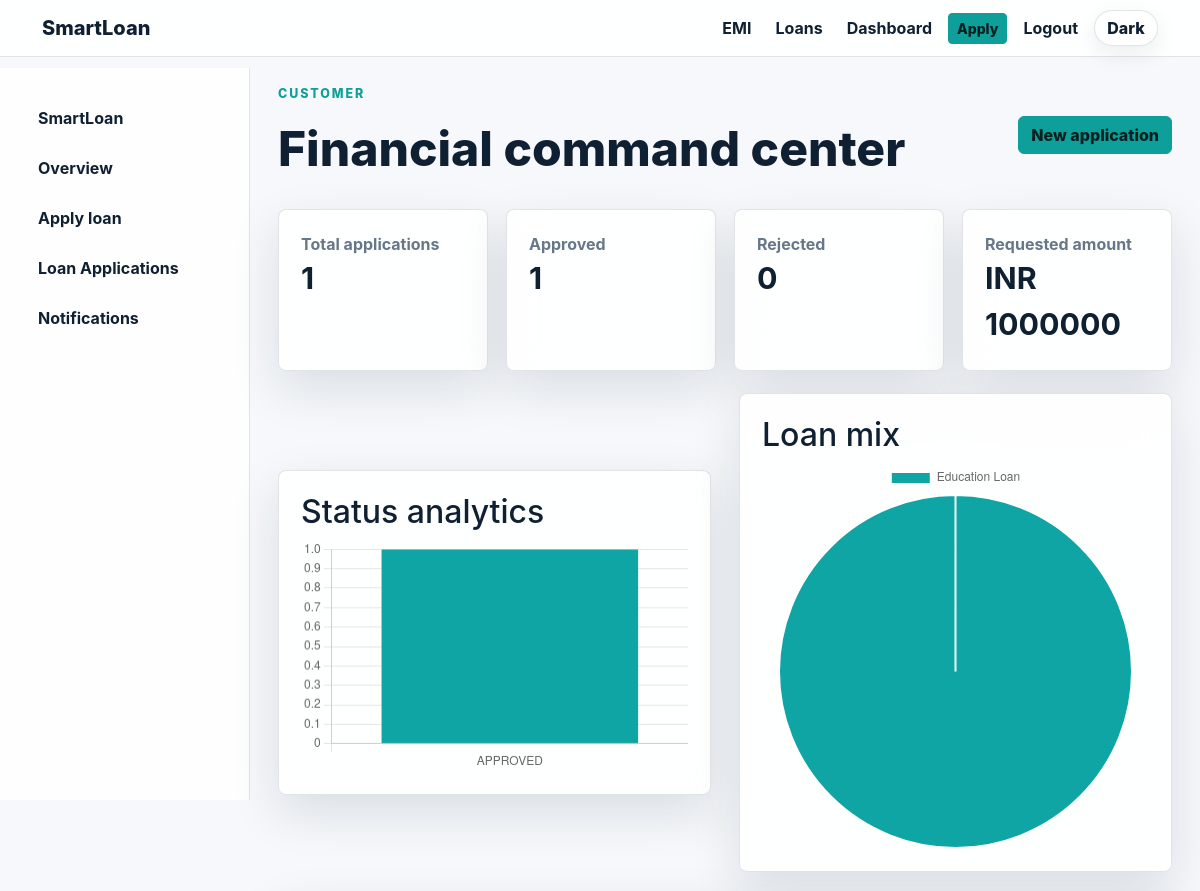
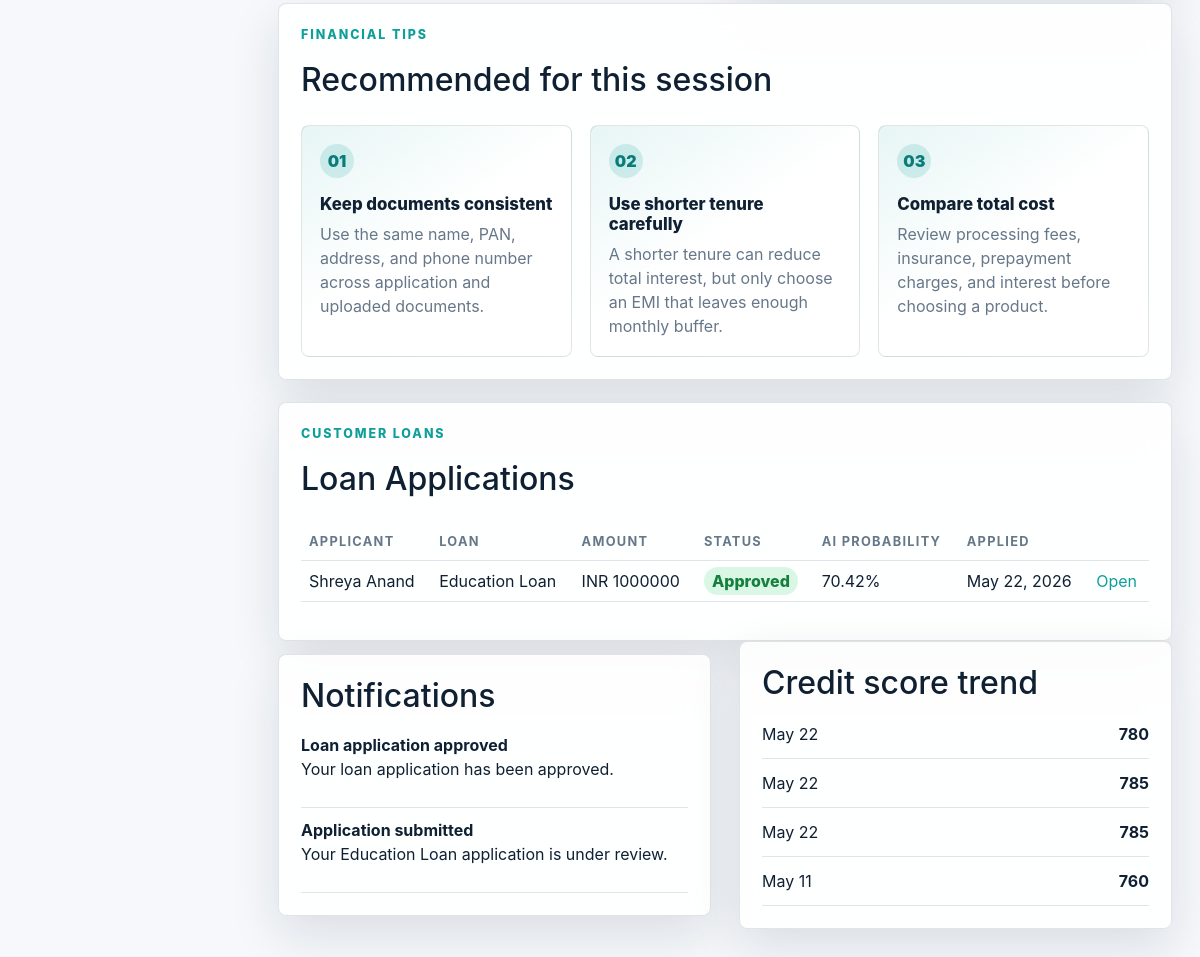
Page /dashboard/ (signed in) on the committed database (2 pictures, top to bottom).
### api/models.py (models this page shows, shortened)
class User(AbstractUser):
    class Role(models.TextChoices):
        CUSTOMER = "CUSTOMER", "Customer"
        LOAN_OFFICER = "LOAN_OFFICER", "Loan Officer"
    role = models.CharField(max_length=20, choices=Role.choices, default=Role.CUSTOMER)
    phone = models.CharField(max_length=15, blank=True)
    address = models.TextField(blank=True)
    pan_number = models.CharField(max_length=10, blank=True)
    aadhaar_number = models.CharField(max_length=12, blank=True)

class LoanApplication(models.Model):
    class Status(models.TextChoices):
        DRAFT = "DRAFT", "Draft"
        SUBMITTED = "SUBMITTED", "Submitted"
        UNDER_REVIEW = "UNDER_REVIEW", "Under Review"
        APPROVED = "APPROVED", "Approved"
        REJECTED = "REJECTED", "Rejected"
        DISBURSED = "DISBURSED", "Disbursed"
        CLOSED = "CLOSED", "Closed"
    class EmploymentType(models.TextChoices):
        SALARIED = "SALARIED", "Salaried"
        SELF_EMPLOYED = "SELF_EMPLOYED", "Self employed"
        STUDENT = "STUDENT", "Student"
        BUSINESS = "BUSINESS", "Business"
        UNEMPLOYED = "UNEMPLOYED", "Unemployed"
    applicant = models.ForeignKey(User, on_delete=models.CASCADE, related_name="loan_applications")
    loan_type = models.ForeignKey(LoanType, on_delete=models.PROTECT, related_name="applications")
    full_name = models.CharField(max_length=150)
    email = models.EmailField()
    phone = models.CharField(max_length=15)
    pan_number = models.CharField(
        max_length=10,
        validators=[RegexValidator(r"^[A-Z]{5}[0-9]{4}[A-Z]$", "Enter a valid PAN number.")],
    )
    aadhaar_number = models.CharField(
        max_length=12,
        validators=[RegexValidator(r"^[0-9]{12}$", "Enter a valid Aadhaar number.")],
    )
    address = models.TextField()
    salary = models.DecimalField(max_digits=12, decimal_places=2, validators=[MinValueValidator(Decimal("0"))])
    employment_type = models.CharField(max_length=20, choices=EmploymentType.choices)
    existing_loans = models.DecimalField(max_digits=12, decimal_places=2, default=0)
    cibil_score = models.PositiveIntegerField(validators=[MinValueValidator(300), MaxValueValidator(900)])
    loan_amount = models.DecimalField(max_digits=12, decimal_places=2, validators=[MinValueValidator(Decimal("10000"))])
    loan_duration_months = models.PositiveIntegerField(validators=[MinValueValidator(6), MaxValueValidator(360)])
    purpose = models.TextField()
    status = models.CharField(max_length=20, choices=Status.choices, default=Status.SUBMITTED)
    prediction_label = models.CharField(max_length=20, blank=True)
    approval_probability = models.FloatField(default=0)
    risk_score = models.PositiveIntegerField(default=0)
    risk_level = models.CharField(max_length=20, blank=True)
    rejection_reason = models.TextField(blank=True)
    officer_remarks = models.TextField(blank=True)
    reviewed_by = models.ForeignKey(User, null=True, blank=True, on_delete=models.SET_NULL, related_name="reviewed_applications")
    reviewed_at = models.DateTimeField(null=True, blank=True)
    created_at = models.DateTimeField(auto_now_add=True)
    updated_at = models.DateTimeField(auto_now=True)
    class Meta:
        ordering = ["-created_at"]

class LoanType(models.Model):
    name = models.CharField(max_length=80, unique=True)
    min_amount = models.DecimalField(max_digits=12, decimal_places=2, default=50000)
    max_amount = models.DecimalField(max_digits=12, decimal_places=2, default=5000000)
    base_interest_rate = models.DecimalField(max_digits=5, decimal_places=2, default=10.50)
    max_duration_months = models.PositiveIntegerField(default=84)
    description = models.TextField(blank=True)

class Notification(models.Model):
    class Channel(models.TextChoices):
        IN_APP = "IN_APP", "In app"
        EMAIL = "EMAIL", "Email"
    user = models.ForeignKey(User, on_delete=models.CASCADE, related_name="notifications")
    title = models.CharField(max_length=160)
    message = models.TextField()
    channel = models.CharField(max_length=20, choices=Channel.choices, default=Channel.IN_APP)
    is_read = models.BooleanField(default=False)
    created_at = models.DateTimeField(auto_now_add=True)
    class Meta:
        ordering = ["-created_at"]

class CreditScore(models.Model):
    user = models.ForeignKey(User, on_delete=models.CASCADE, related_name="credit_scores")
    score = models.PositiveIntegerField(validators=[MinValueValidator(300), MaxValueValidator(900)])
    source = models.CharField(max_length=80, default="Self reported")
    checked_at = models.DateTimeField(default=timezone.now)
    class Meta:
        ordering = ["-checked_at"]

### api/views.py (the view)
# urls.py: path("dashboard/", views.dashboard_view, name="dashboard"),
@login_required
def dashboard_view(request):
    seed_loan_types()
    is_officer = request.user.role == User.Role.LOAN_OFFICER
    applications = LoanApplication.objects.select_related("loan_type", "applicant")
    if not is_officer:
        applications = applications.filter(applicant=request.user)
    notifications = request.user.notifications.all()[:8]
    context = {
        "is_officer_dashboard": is_officer,
        "metrics": dashboard_metrics(request.user),
        "applications": applications[: 25 if is_officer else 12],
        "notifications": notifications,
        "credit_scores": request.user.credit_scores.all()[:6],
        "status_counts": list(
            applications.values("status").annotate(count=Count("id"))
        ),
        "type_counts": list(
            applications.values("loan_type__name").annotate(count=Count("id"))
        ),
        "financial_tips": [] if is_officer else session_financial_tips(request),
    }
    return render(request, "dashboard.html", context)

### api/services.py (called while the page is built)
def seed_loan_types():
    defaults = [
        ("Personal Loan", 50000, 2500000, 11.5, 84),
        ("Home Loan", 500000, 20000000, 8.75, 360),
        ("Education Loan", 50000, 7500000, 9.25, 180),
        ("Business Loan", 100000, 10000000, 13.0, 120),
        ("Vehicle Loan", 50000, 3000000, 9.8, 96),
    ]
    for name, min_amount, max_amount, rate, months in defaults:
        LoanType.objects.get_or_create(
            name=name,
            defaults={
                "min_amount": min_amount,
                "max_amount": max_amount,
                "base_interest_rate": rate,
                "max_duration_months": months,
                "description": f"SmartLoan {name.lower()} with AI-assisted eligibility checks.",
            },
        )

def session_financial_tips(request, count=3):
    tips = sample(FINANCIAL_TIPS, k=min(count, len(FINANCIAL_TIPS)))
    request.session["financial_tips"] = tips
    request.session.modified = True
    return tips

def dashboard_metrics(user):
    qs = LoanApplication.objects.all()
    if user.role == "CUSTOMER":
        qs = qs.filter(applicant=user)
    return {
        "total": qs.count(),
        "approved": qs.filter(status=LoanApplication.Status.APPROVED).count(),
        "rejected": qs.filter(status=LoanApplication.Status.REJECTED).count(),
        "requested_amount": qs.aggregate(total=Sum("loan_amount"))["total"] or 0,
        "by_status": list(qs.values("status").annotate(count=Count("id")).order_by("status")),
        "by_type": list(qs.values("loan_type__name").annotate(count=Count("id")).order_by("loan_type__name")),
    }

### templates/dashboard.html (shortened to what this page needs)
{% extends "base.html" %}
{% block content %}
<div class="app-shell">
  <aside class="sidebar">
    <a class="brand" href="{% url 'landing' %}">SmartLoan</a>
    <a href="{% url 'dashboard' %}">Overview</a>
    {% if not is_officer_dashboard %}<a href="{% url 'apply_loan' %}">Apply loan</a>{% endif %}
    <a href="#applications">Loan Applications</a>
    <a href="#notifications">Notifications</a>
  </aside>
  <main class="dashboard-main">
    <div class="dash-head">
      <div>
        <p class="eyebrow">{{ user.get_role_display }}</p>
        <h1>{% if is_officer_dashboard %}Loan officer workspace{% else %}Financial command center{% endif %}</h1>
      </div>
      {% if not is_officer_dashboard %}<a class="btn btn-primary" href="{% url 'apply_loan' %}">New application</a>{% endif %}
    </div>
    <div class="metric-grid">
      <div class="metric-card"><span>Total applications</span><strong>{{ metrics.total }}</strong></div>
      <div class="metric-card"><span>Approved</span><strong>{{ metrics.approved }}</strong></div>
      <div class="metric-card"><span>Rejected</span><strong>{{ metrics.rejected }}</strong></div>
      <div class="metric-card"><span>Requested amount</span><strong>INR {{ metrics.requested_amount|floatformat:0 }}</strong></div>
    </div>
    <div class="dash-grid">
      <section class="panel"><h2>Status analytics</h2><canvas id="statusChart" height="180"></canvas></section>
      <section class="panel"><h2>Loan mix</h2><canvas id="typeChart" height="180"></canvas></section>
    </div>
    {% if not is_officer_dashboard %}
      <section class="panel tips-panel">
        <div class="panel-heading"><div><p class="eyebrow">Financial tips</p><h2>Recommended for this session</h2></div></div>
        <div class="tips-grid">
          {% for tip in financial_tips %}
            <article class="tip-card"><span>0{{ forloop.counter }}</span><h3>{{ tip.title }}</h3><p>{{ tip.body }}</p></article>
          {% endfor %}
        </div>
      </section>
    {% endif %}
    <section id="applications" class="panel">
      <div class="panel-heading">
        <div><p class="eyebrow">{% if is_officer_dashboard %}Review queue{% else %}Customer loans{% endif %}</p><h2>Loan Applications</h2></div>
      </div>
      <div class="table-responsive">
        {% if is_officer_dashboard %}
          <table class="table application-table">
            <thead><tr><th>Applicant</th><th>Loan Type</th><th>Amount</th><th>Credit</th><th>Risk</th><th>Probability</th><th>Status</th><th>Applied</th><th>Actions</th></tr></thead>
            <tbody>
              {% for app in applications %}
                <tr>
                  <td>{{ app.full_name }}</td>
                  <td>{{ app.loan_type.name }}</td>
                  <td>INR {{ app.loan_amount|floatformat:0 }}</td>
                  <td>{{ app.cibil_score }}</td>
                  <td>{{ app.risk_score }}</td>
                  <td>{{ app.approval_probability }}%</td>
                  <td><span class="status status-{{ app.status|lower }}">{% if app.status == 'UNDER_REVIEW' %}Pending Review{% else %}{{ app.get_status_display }}{% endif %}</span></td>
                  <td>{{ app.created_at|date:"M d, Y" }}</td>
                  <td class="action-cell">
                    <a class="btn btn-sm btn-outline-primary" href="{% url 'loan_detail' app.pk %}">View Details</a>
                    {% if app.status == 'APPROVED' or app.status == 'REJECTED' %}
                      <button class="btn btn-sm btn-secondary" disabled>Finalized</button>
                    {% else %}
                      <form method="post" action="{% url 'review_application' app.pk %}">{% csrf_token %}<input type="hidden" name="decision" value="APPROVED"><input type="hidden" name="officer_remarks" value="Approved from officer dashboard."><button class="btn btn-sm btn-success">Approve</button></form>
                      <form method="post" action="{% url 'review_application' app.pk %}">{% csrf_token %}<input type="hidden" name="decision" value="REJECTED"><input type="hidden" name="officer_remarks" value="Rejected from officer dashboard."><input type="hidden" name="rejection_reason" value="Your loan application has been rejected."><button class="btn btn-sm btn-danger">Reject</button></form>
                    {% endif %}
                  </td>
                </tr>
              {% empty %}
                <tr><td colspan="9">No applications are waiting for review.</td></tr>
              {% endfor %}
            </tbody>
          </table>
        {% else %}
          <table class="table">
            <thead><tr><th>Applicant</th><th>Loan</th><th>Amount</th><th>Status</th><th>AI probability</th><th>Applied</th><th></th></tr></thead>
            <tbody>
              {% for app in applications %}
                <tr><td>{{ app.full_name }}</td><td>{{ app.loan_type.name }}</td><td>INR {{ app.loan_amount|floatformat:0 }}</td><td><span class="status status-{{ app.status|lower }}">{% if app.status == 'UNDER_REVIEW' %}Pending Review{% else %}{{ app.get_status_display }}{% endif %}</span></td><td>{{ app.approval_probability }}%</td><td>{{ app.created_at|date:"M d, Y" }}</td><td><a href="{% url 'loan_detail' app.pk %}">Open</a></td></tr>
              {% empty %}
                <tr><td colspan="7">No applications yet.</td></tr>
              {% endfor %}
            </tbody>
          </table>
        {% endif %}
      </div>
    </section>
    <div class="dash-grid">
      <section id="notifications" class="panel"><h2>Notifications</h2>{% for note in notifications %}<div class="notice"><strong>{{ note.title }}</strong><p>{{ note.message }}</p></div>{% empty %}<p>No notifications.</p>{% endfor %}</section>
      {% if not is_officer_dashboard %}<section class="panel"><h2>Credit score trend</h2>{% for score in credit_scores %}<div class="mini-row"><span>{{ score.checked_at|date:"M d" }}</span><strong>{{ score.score }}</strong></div>{% empty %}<p>Apply for a loan or add a score to start tracking.</p>{% endfor %}</section>{% endif %}
    </div>
  </main>
</div>
{% endblock %}
{% block scripts %}<script>renderDashboardCharts();</script>{% endblock %}

### templates/base.html (shortened to what this page needs)
{% load static %}
<!doctype html>
<html lang="en" data-theme="light">
<head>
  <link href="https://cdn.jsdelivr.net/npm/bootstrap@5.3.3/dist/css/bootstrap.min.css" rel="stylesheet">
  <link rel="stylesheet" href="{% static 'css/styles.css' %}">
</head>
<body>
  <nav class="navbar navbar-expand-lg glass-nav sticky-top">
    <div class="container">
      <a class="navbar-brand brand" href="{% url 'landing' %}">SmartLoan</a>
      <div id="nav" class="collapse navbar-collapse">
        <ul class="navbar-nav ms-auto align-items-lg-center gap-lg-2">
          <li class="nav-item"><a class="nav-link" href="{% url 'landing' %}#calculator">EMI</a></li>
          <li class="nav-item"><a class="nav-link" href="{% url 'landing' %}#loans">Loans</a></li>
          {% if user.is_authenticated %}
            <li class="nav-item"><a class="nav-link" href="{% url 'dashboard' %}">Dashboard</a></li>
            <li class="nav-item"><a class="btn btn-primary btn-sm" href="{% url 'apply_loan' %}">Apply</a></li>
            <li class="nav-item">
              <form method="post" action="{% url 'logout' %}">{% csrf_token %}<button class="btn btn-link nav-link">Logout</button></form>
            </li>
          {% else %}
            <li class="nav-item"><a class="nav-link" href="{% url 'login' %}">Login</a></li>
            <li class="nav-item"><a class="btn btn-primary btn-sm" href="{% url 'register' %}">Get started</a></li>
          {% endif %}
          <li class="nav-item"><button id="themeToggle" class="theme-toggle" type="button" aria-label="Toggle theme">Theme</button></li>
        </ul>
      </div>
    </div>
  </nav>
  {% block content %}{% endblock %}
  {% block scripts %}{% endblock %}
</body>
</html>

### rows in the picture
User: role "CUSTOMER"
LoanApplication: full_name "Shreya Anand", loan_type.name "Education Loan", loan_amount "1000000", status "Approved", approval_probability "70.42", created_at "May 22, 2026"
Notification: title "Loan application approved", message "Your loan application has been approved."
Notification: title "Application submitted", message "Your Education Loan application is under review."
CreditScore: checked_at "May 22", score "780"
CreditScore: checked_at "May 22", score "785"
CreditScore: checked_at "May 22", score "785"
CreditScore: checked_at "May 11", score "760"

### other values in the picture
{{ metrics.total }} "1"
{{ metrics.approved }} "1"
{{ metrics.rejected }} "0"
{{ metrics.requested_amount|floatformat:0 }} "1000000"
{{ tip.title }} "Keep documents consistent" "Use shorter tenure carefully" "Compare total cost"
{{ tip.body }} "Use the same name, PAN, address, and phone number across application and uploaded documents." "A shorter tenure can reduce total interest, but only choose an EMI that leaves enough monthly buffer." "Review processing fees, insurance, prepayment charges, and interest before choosing a product."
